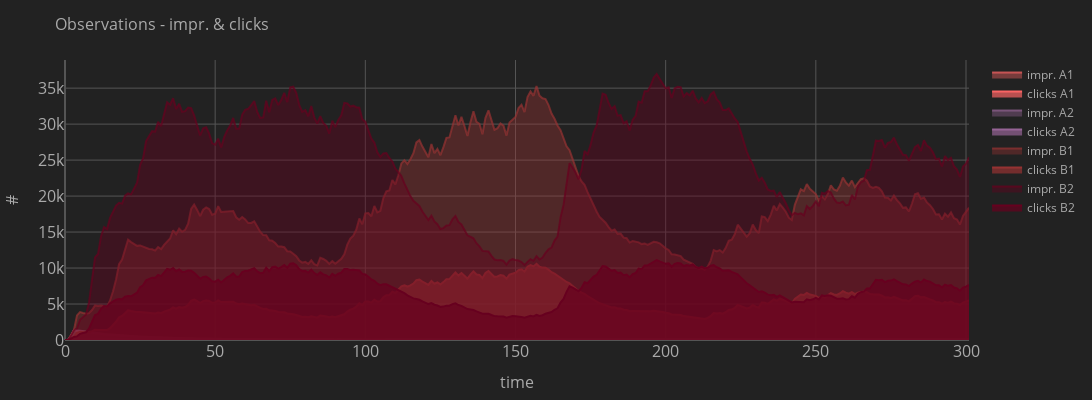

The notebook cell this image was saved under:
### Code cell
# Impressions / Clicks over time
df = bandit.agent.df_log.copy()

p_data = []
for i, variant in enumerate(bandit.agent.variants):
    p_data += [ plot.plot(x=df[variant].period, y=df[variant].n_impr_w_sum, color=i, opacity=0.4, name=f'impr. {variant}', showlegend=True),
                plot.plot(x=df[variant].period, y=df[variant].n_clicks_w_sum, color=i, opacity=0.7, name=f'clicks {variant}', showlegend=True)]
layout = plot.layout(title=f'Observations - impr. & clicks', x_label='time', y_label='#', theme='dark', width=1200, height=400)
fig = go.Figure(data=p_data, layout=layout).show()
# layout['width'], layout['height'] = WIDTH_SAVE, HEIGHT_SAVE
# go.Figure(data=p_data, layout=layout).write_image('images/impr_clicks.png')

### Figure 1 — Plotly figure (JSON) as saved in the notebook; plotly's stock layout.template omitted (floating-point values rounded to 4 significant figures; data arrays with more than 128 entries replaced by an {"elided": "..."} marker saying what was removed)
{"data": [{"fill": "tozeroy", "fillcolor": "rgba(250, 100, 100, 0.4)", "marker": {"color": "rgba(250, 100, 100, 0.7)", "line": {"color": "rgba(250, 100, 100, 0.4)", "width": 1}, "opacity": 0.4, "size": 10, "symbol": "circle"}, "name": "impr. A1", "showlegend": true, "type": "scatter", "x": {"elided": "302 int values"}, "y": {"elided": "302 float values"}}, {"fill": "tozeroy", "fillcolor": "rgba(250, 100, 100, 0.7)", "marker": {"color": "rgba(250, 100, 100, 1.0)", "line": {"color": "rgba(250, 100, 100, 0.7)", "width": 1}, "opacity": 0.7, "size": 10, "symbol": "circle"}, "name": "clicks A1", "showlegend": true, "type": "scatter", "x": {"elided": "302 int values"}, "y": {"elided": "302 float values"}}, {"fill": "tozeroy", "fillcolor": "rgba(150, 100, 150, 0.4)", "marker": {"color": "rgba(150, 100, 150, 0.7)", "line": {"color": "rgba(150, 100, 150, 0.4)", "width": 1}, "opacity": 0.4, "size": 10, "symbol": "circle"}, "name": "impr. A2", "showlegend": true, "type": "scatter", "x": {"elided": "302 int values"}, "y": {"elided": "302 float values"}}, {"fill": "tozeroy", "fillcolor": "rgba(150, 100, 150, 0.7)", "marker": {"color": "rgba(150, 100, 150, 1.0)", "line": {"color": "rgba(150, 100, 150, 0.7)", "width": 1}, "opacity": 0.7, "size": 10, "symbol": "circle"}, "name": "clicks A2", "showlegend": true, "type": "scatter", "x": {"elided": "302 int values"}, "y": {"elided": "302 float values"}}, {"fill": "tozeroy", "fillcolor": "rgba(150, 50, 50, 0.4)", "marker": {"color": "rgba(150, 50, 50, 0.7)", "line": {"color": "rgba(150, 50, 50, 0.4)", "width": 1}, "opacity": 0.4, "size": 10, "symbol": "circle"}, "name": "impr. B1", "showlegend": true, "type": "scatter", "x": {"elided": "302 int values"}, "y": {"elided": "302 float values"}}, {"fill": "tozeroy", "fillcolor": "rgba(150, 50, 50, 0.7)", "marker": {"color": "rgba(150, 50, 50, 1.0)", "line": {"color": "rgba(150, 50, 50, 0.7)", "width": 1}, "opacity": 0.7, "size": 10, "symbol": "circle"}, "name": "clicks B1", "showlegend": true, "type": "scatter", "x": {"elided": "302 int values"}, "y": {"elided": "302 float values"}}, {"fill": "tozeroy", "fillcolor": "rgba(103,0,31,0.4)", "marker": {"color": "rgba(103,0,31,0.7)", "line": {"color": "rgba(103,0,31,0.4)", "width": 1}, "opacity": 0.4, "size": 10, "symbol": "circle"}, "name": "impr. B2", "showlegend": true, "type": "scatter", "x": {"elided": "302 int values"}, "y": {"elided": "302 float values"}}, {"fill": "tozeroy", "fillcolor": "rgba(103,0,31,0.7)", "marker": {"color": "rgba(103,0,31,1.0)", "line": {"color": "rgba(103,0,31,0.7)", "width": 1}, "opacity": 0.7, "size": 10, "symbol": "circle"}, "name": "clicks B2", "showlegend": true, "type": "scatter", "x": {"elided": "302 int values"}, "y": {"elided": "302 float values"}}], "layout": {"autosize": true, "height": 400, "legend": {"font": {"color": "#AAAAAA"}}, "margin": {"b": 60, "l": 60, "pad": 0, "r": 60, "t": 60}, "paper_bgcolor": "#222222", "plot_bgcolor": "#222222", "scene": {"camera": {"center": {"x": 0, "y": 0, "z": 0}, "eye": {"x": 0.7, "y": 0.7, "z": 0.7}, "up": {"x": 0, "y": 0, "z": 1}}, "xaxis": {"showbackground": false, "showgrid": false, "showline": false, "showticklabels": false, "title": {"text": ""}, "zeroline": true}, "yaxis": {"showbackground": false, "showgrid": false, "showline": false, "showticklabels": false, "title": {"text": ""}, "zeroline": true}, "zaxis": {"showbackground": false, "showgrid": false, "showline": false, "showticklabels": false, "title": {"text": ""}, "zeroline": true}}, "title": {"font": {"color": "#AAAAAA", "size": 16}, "text": "Observations - impr. & clicks"}, "width": 1200, "xaxis": {"color": "#AAAAAA", "gridcolor": "#555555", "tickfont": {"size": 16}, "title": {"font": {"color": "#AAAAAA", "size": 16}, "text": "time"}, "zerolinecolor": "#555555"}, "yaxis": {"color": "#AAAAAA", "gridcolor": "#555555", "tickfont": {"size": 16}, "title": {"font": {"color": "#AAAAAA", "size": 16}, "text": "#"}, "zerolinecolor": "#555555"}}}
